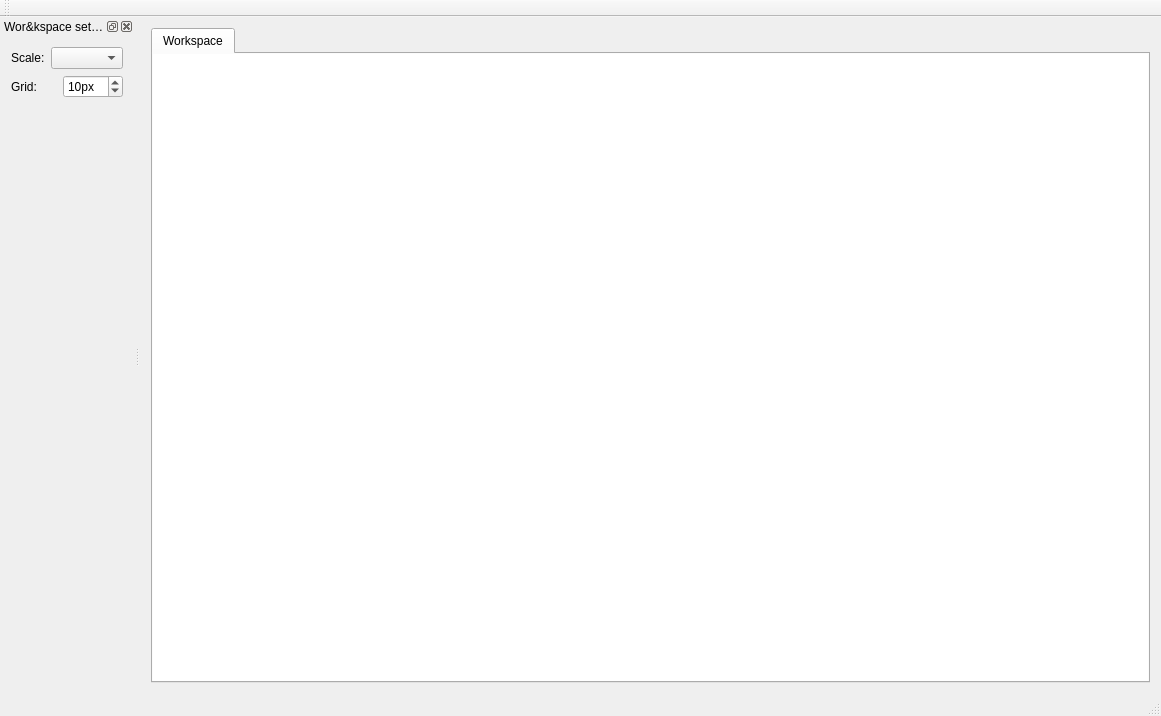
<?xml version="1.0" encoding="UTF-8"?>
<ui version="4.0">
 <class>MainWindow</class>
 <widget class="QMainWindow" name="MainWindow">
  <property name="geometry">
   <rect>
    <x>0</x>
    <y>0</y>
    <width>1161</width>
    <height>716</height>
   </rect>
  </property>
  <property name="windowTitle">
   <string>LaserEngraver</string>
  </property>
  <widget class="QWidget" name="centralWidget">
   <layout class="QHBoxLayout" name="horizontalLayout_2">
    <item>
     <widget class="QTabWidget" name="tabWidget">
      <property name="currentIndex">
       <number>0</number>
      </property>
      <widget class="QWidget" name="workspace">
       <attribute name="title">
        <string>Workspace</string>
       </attribute>
       <layout class="QHBoxLayout" name="horizontalLayout">
        <property name="leftMargin">
         <number>0</number>
        </property>
        <property name="topMargin">
         <number>0</number>
        </property>
        <property name="rightMargin">
         <number>0</number>
        </property>
        <property name="bottomMargin">
         <number>0</number>
        </property>
        <item>
         <widget class="QGraphicsView" name="view">
          <property name="frameShape">
           <enum>QFrame::NoFrame</enum>
          </property>
          <property name="frameShadow">
           <enum>QFrame::Plain</enum>
          </property>
          <property name="verticalScrollBarPolicy">
           <enum>Qt::ScrollBarAlwaysOff</enum>
          </property>
          <property name="horizontalScrollBarPolicy">
           <enum>Qt::ScrollBarAlwaysOff</enum>
          </property>
          <property name="dragMode">
           <enum>QGraphicsView::ScrollHandDrag</enum>
          </property>
         </widget>
        </item>
       </layout>
      </widget>
     </widget>
    </item>
   </layout>
  </widget>
  <widget class="QToolBar" name="tool">
   <attribute name="toolBarArea">
    <enum>TopToolBarArea</enum>
   </attribute>
   <attribute name="toolBarBreak">
    <bool>false</bool>
   </attribute>
  </widget>
  <widget class="QStatusBar" name="statusBar"/>
  <widget class="QMenuBar" name="menu">
   <property name="geometry">
    <rect>
     <x>0</x>
     <y>0</y>
     <width>1161</width>
     <height>23</height>
    </rect>
   </property>
  </widget>
  <widget class="QDockWidget" name="WorkspaceSettings">
   <property name="windowTitle">
    <string>Wor&amp;kspace settings</string>
   </property>
   <attribute name="dockWidgetArea">
    <number>1</number>
   </attribute>
   <widget class="QWidget" name="dockWidgetContents">
    <layout class="QVBoxLayout" name="verticalLayout">
     <item>
      <layout class="QHBoxLayout" name="horizontalLayout_3">
       <item>
        <widget class="QLabel" name="label">
         <property name="text">
          <string>Scale:</string>
         </property>
        </widget>
       </item>
       <item>
        <widget class="QComboBox" name="scale"/>
       </item>
      </layout>
     </item>
     <item>
      <layout class="QHBoxLayout" name="horizontalLayout_4">
       <item>
        <widget class="QLabel" name="label_2">
         <property name="text">
          <string>Grid:</string>
         </property>
        </widget>
       </item>
       <item>
        <widget class="QSpinBox" name="grid">
         <property name="suffix">
          <string>px</string>
         </property>
         <property name="maximum">
          <number>100</number>
         </property>
         <property name="value">
          <number>10</number>
         </property>
        </widget>
       </item>
      </layout>
     </item>
     <item>
      <spacer name="verticalSpacer">
       <property name="orientation">
        <enum>Qt::Vertical</enum>
       </property>
       <property name="sizeHint" stdset="0">
        <size>
         <width>20</width>
         <height>40</height>
        </size>
       </property>
      </spacer>
     </item>
    </layout>
   </widget>
  </widget>
 </widget>
 <layoutdefault spacing="6" margin="11"/>
 <resources/>
 <connections/>
</ui>
